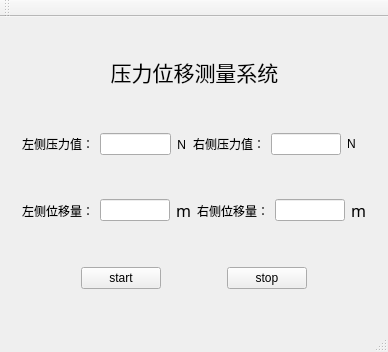
<?xml version="1.0" encoding="UTF-8"?>
<ui version="4.0">
 <class>MainWindow</class>
 <widget class="QMainWindow" name="MainWindow">
  <property name="geometry">
   <rect>
    <x>0</x>
    <y>0</y>
    <width>383</width>
    <height>352</height>
   </rect>
  </property>
  <property name="windowTitle">
   <string>sur</string>
  </property>
  <widget class="QWidget" name="centralWidget">
   <layout class="QGridLayout" name="gridLayout">
    <item row="0" column="0">
     <widget class="QWidget" name="widget_3" native="true">
      <property name="sizePolicy">
       <sizepolicy hsizetype="Preferred" vsizetype="Fixed">
        <horstretch>0</horstretch>
        <verstretch>0</verstretch>
       </sizepolicy>
      </property>
      <layout class="QHBoxLayout" name="horizontalLayout_4">
       <item>
        <spacer name="horizontalSpacer">
         <property name="orientation">
          <enum>Qt::Horizontal</enum>
         </property>
         <property name="sizeType">
          <enum>QSizePolicy::Preferred</enum>
         </property>
         <property name="sizeHint" stdset="0">
          <size>
           <width>81</width>
           <height>18</height>
          </size>
         </property>
        </spacer>
       </item>
       <item>
        <widget class="QLabel" name="label_9">
         <property name="sizePolicy">
          <sizepolicy hsizetype="Preferred" vsizetype="Preferred">
           <horstretch>0</horstretch>
           <verstretch>0</verstretch>
          </sizepolicy>
         </property>
         <property name="minimumSize">
          <size>
           <width>60</width>
           <height>0</height>
          </size>
         </property>
         <property name="font">
          <font>
           <family>华文行楷</family>
           <pointsize>16</pointsize>
          </font>
         </property>
         <property name="text">
          <string>压力位移测量系统</string>
         </property>
         <property name="alignment">
          <set>Qt::AlignCenter</set>
         </property>
        </widget>
       </item>
       <item>
        <spacer name="horizontalSpacer_2">
         <property name="orientation">
          <enum>Qt::Horizontal</enum>
         </property>
         <property name="sizeType">
          <enum>QSizePolicy::Preferred</enum>
         </property>
         <property name="sizeHint" stdset="0">
          <size>
           <width>80</width>
           <height>18</height>
          </size>
         </property>
        </spacer>
       </item>
      </layout>
     </widget>
    </item>
    <item row="1" column="0">
     <widget class="QWidget" name="widget" native="true">
      <property name="sizePolicy">
       <sizepolicy hsizetype="Preferred" vsizetype="Fixed">
        <horstretch>0</horstretch>
        <verstretch>0</verstretch>
       </sizepolicy>
      </property>
      <layout class="QVBoxLayout" name="verticalLayout">
       <item>
        <layout class="QHBoxLayout" name="horizontalLayout">
         <item>
          <widget class="QLabel" name="label">
           <property name="text">
            <string>左侧压力值：</string>
           </property>
          </widget>
         </item>
         <item>
          <widget class="QLineEdit" name="lineEditLPush">
           <property name="sizePolicy">
            <sizepolicy hsizetype="Preferred" vsizetype="Fixed">
             <horstretch>0</horstretch>
             <verstretch>0</verstretch>
            </sizepolicy>
           </property>
           <property name="maximumSize">
            <size>
             <width>71</width>
             <height>16777215</height>
            </size>
           </property>
           <property name="readOnly">
            <bool>true</bool>
           </property>
          </widget>
         </item>
         <item>
          <widget class="QLabel" name="label_5">
           <property name="sizePolicy">
            <sizepolicy hsizetype="Fixed" vsizetype="Preferred">
             <horstretch>0</horstretch>
             <verstretch>0</verstretch>
            </sizepolicy>
           </property>
           <property name="font">
            <font>
             <family>Agency FB</family>
             <pointsize>9</pointsize>
            </font>
           </property>
           <property name="text">
            <string>N</string>
           </property>
          </widget>
         </item>
         <item>
          <widget class="QLabel" name="label_2">
           <property name="text">
            <string>右侧压力值：</string>
           </property>
          </widget>
         </item>
         <item>
          <widget class="QLineEdit" name="lineEditrRPush">
           <property name="sizePolicy">
            <sizepolicy hsizetype="Fixed" vsizetype="Fixed">
             <horstretch>0</horstretch>
             <verstretch>0</verstretch>
            </sizepolicy>
           </property>
           <property name="maximumSize">
            <size>
             <width>70</width>
             <height>16777215</height>
            </size>
           </property>
           <property name="readOnly">
            <bool>true</bool>
           </property>
          </widget>
         </item>
         <item>
          <widget class="QLabel" name="label_6">
           <property name="text">
            <string>N</string>
           </property>
          </widget>
         </item>
        </layout>
       </item>
       <item>
        <spacer name="verticalSpacer">
         <property name="orientation">
          <enum>Qt::Vertical</enum>
         </property>
         <property name="sizeHint" stdset="0">
          <size>
           <width>18</width>
           <height>38</height>
          </size>
         </property>
        </spacer>
       </item>
       <item>
        <layout class="QHBoxLayout" name="horizontalLayout_2">
         <item>
          <widget class="QLabel" name="label_3">
           <property name="text">
            <string>左侧位移量：</string>
           </property>
          </widget>
         </item>
         <item>
          <widget class="QLineEdit" name="lineEditLMove">
           <property name="sizePolicy">
            <sizepolicy hsizetype="Fixed" vsizetype="Fixed">
             <horstretch>0</horstretch>
             <verstretch>0</verstretch>
            </sizepolicy>
           </property>
           <property name="maximumSize">
            <size>
             <width>70</width>
             <height>16777215</height>
            </size>
           </property>
           <property name="readOnly">
            <bool>true</bool>
           </property>
          </widget>
         </item>
         <item>
          <widget class="QLabel" name="label_7">
           <property name="font">
            <font>
             <family>Agency FB</family>
             <pointsize>12</pointsize>
            </font>
           </property>
           <property name="text">
            <string>m</string>
           </property>
          </widget>
         </item>
         <item>
          <widget class="QLabel" name="label_4">
           <property name="text">
            <string>右侧位移量：</string>
           </property>
          </widget>
         </item>
         <item>
          <widget class="QLineEdit" name="lineEditRMove">
           <property name="sizePolicy">
            <sizepolicy hsizetype="Fixed" vsizetype="Fixed">
             <horstretch>0</horstretch>
             <verstretch>0</verstretch>
            </sizepolicy>
           </property>
           <property name="maximumSize">
            <size>
             <width>70</width>
             <height>16777215</height>
            </size>
           </property>
           <property name="readOnly">
            <bool>true</bool>
           </property>
          </widget>
         </item>
         <item>
          <widget class="QLabel" name="label_8">
           <property name="font">
            <font>
             <family>Agency FB</family>
             <pointsize>12</pointsize>
            </font>
           </property>
           <property name="text">
            <string>m</string>
           </property>
          </widget>
         </item>
        </layout>
       </item>
      </layout>
      <zorder>lineEditLPush</zorder>
      <zorder>label</zorder>
      <zorder>label_2</zorder>
      <zorder>label_5</zorder>
      <zorder>lineEditrRPush</zorder>
      <zorder>label_6</zorder>
      <zorder>lineEditLPush</zorder>
      <zorder>label</zorder>
      <zorder>label_2</zorder>
      <zorder>lineEditrRPush</zorder>
      <zorder>label_5</zorder>
      <zorder>label_6</zorder>
      <zorder>label_8</zorder>
      <zorder>label_3</zorder>
      <zorder>label_7</zorder>
      <zorder>lineEditLMove</zorder>
      <zorder>lineEditRMove</zorder>
      <zorder>label_4</zorder>
      <zorder>verticalSpacer</zorder>
     </widget>
    </item>
    <item row="2" column="0">
     <widget class="QWidget" name="widget_2" native="true">
      <property name="sizePolicy">
       <sizepolicy hsizetype="Preferred" vsizetype="Fixed">
        <horstretch>0</horstretch>
        <verstretch>0</verstretch>
       </sizepolicy>
      </property>
      <layout class="QHBoxLayout" name="horizontalLayout_3">
       <item>
        <spacer name="horizontalSpacer_5">
         <property name="orientation">
          <enum>Qt::Horizontal</enum>
         </property>
         <property name="sizeHint" stdset="0">
          <size>
           <width>40</width>
           <height>20</height>
          </size>
         </property>
        </spacer>
       </item>
       <item>
        <widget class="QPushButton" name="pushButtonStart">
         <property name="text">
          <string>start</string>
         </property>
        </widget>
       </item>
       <item>
        <spacer name="horizontalSpacer_6">
         <property name="orientation">
          <enum>Qt::Horizontal</enum>
         </property>
         <property name="sizeHint" stdset="0">
          <size>
           <width>40</width>
           <height>20</height>
          </size>
         </property>
        </spacer>
       </item>
       <item>
        <widget class="QPushButton" name="pushButtonStop">
         <property name="text">
          <string>stop</string>
         </property>
        </widget>
       </item>
       <item>
        <spacer name="horizontalSpacer_7">
         <property name="orientation">
          <enum>Qt::Horizontal</enum>
         </property>
         <property name="sizeHint" stdset="0">
          <size>
           <width>40</width>
           <height>20</height>
          </size>
         </property>
        </spacer>
       </item>
      </layout>
     </widget>
    </item>
   </layout>
  </widget>
  <widget class="QMenuBar" name="menuBar">
   <property name="geometry">
    <rect>
     <x>0</x>
     <y>0</y>
     <width>383</width>
     <height>23</height>
    </rect>
   </property>
  </widget>
  <widget class="QToolBar" name="mainToolBar">
   <attribute name="toolBarArea">
    <enum>TopToolBarArea</enum>
   </attribute>
   <attribute name="toolBarBreak">
    <bool>false</bool>
   </attribute>
  </widget>
  <widget class="QStatusBar" name="statusBar"/>
 </widget>
 <layoutdefault spacing="6" margin="11"/>
 <resources/>
 <connections/>
</ui>
